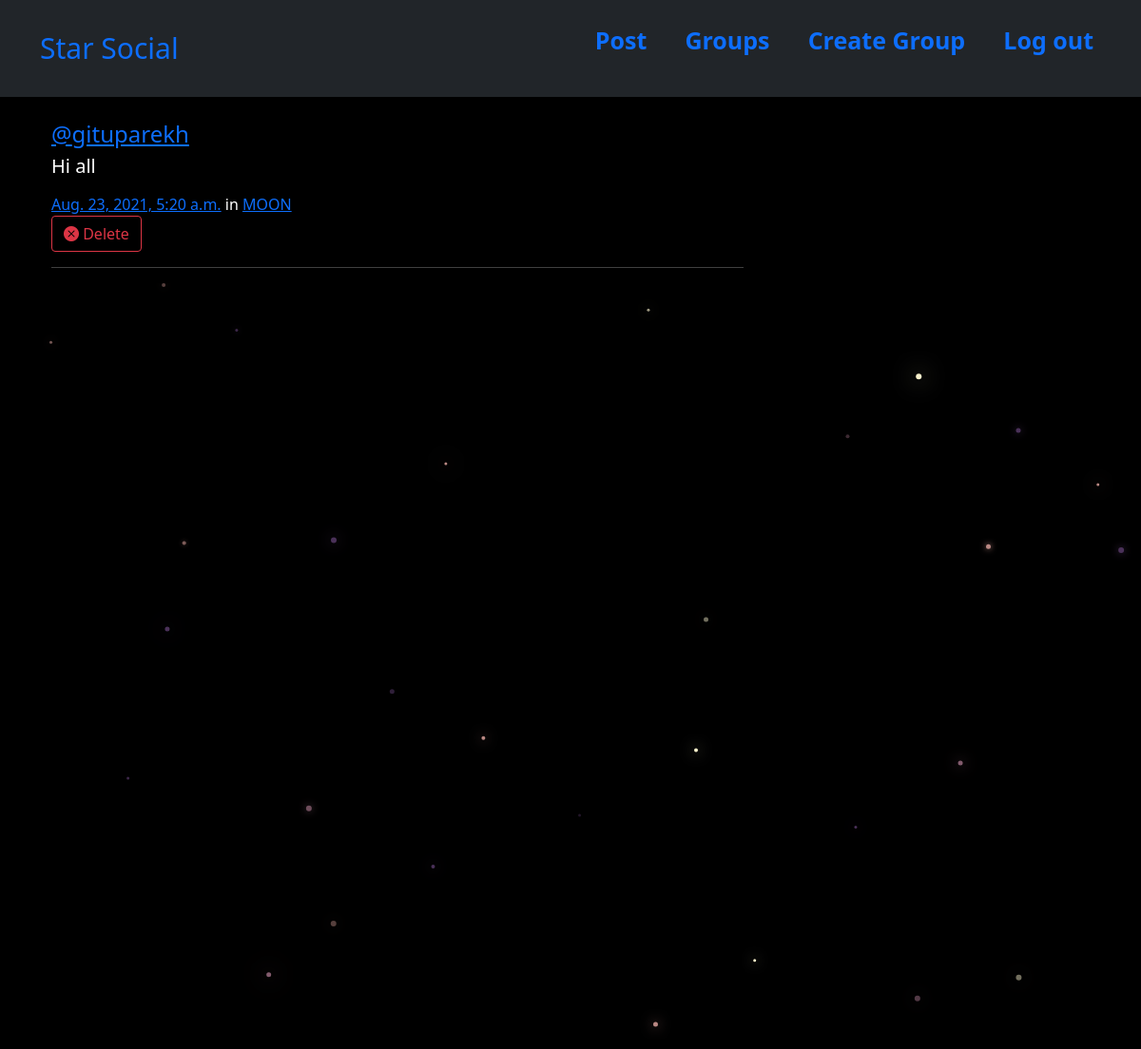
The page /posts/by/gituparekh/2/ (signed in) on the database its author committed.
### posts/models.py (models this page shows, shortened)
class Post(models.Model):
    user=models.ForeignKey(User,related_name='posts',on_delete=models.CASCADE)
    created_at=models.DateTimeField(auto_now=True)
    message=models.TextField()
    message_html=models.TextField(editable=False)
    group=models.ForeignKey(Group,related_name='posts',null=True,blank=True,on_delete=models.CASCADE)
    class Meta:
        ordering=['-created_at']
        unique_together=['user','message']

### groups/models.py (models this page shows, shortened)
class Group(models.Model):
    name=models.CharField(max_length=256,unique=True)
    slug=models.SlugField(allow_unicode=True,unique=True)
    description=models.TextField(blank=True,default='')
    description_html = models.TextField(blank=True, default='',editable=False)
    members=models.ManyToManyField(User,through='GroupMember')
    class Meta:
        ordering=['name']

### posts/views.py (the view)
# urls.py: path("by/<username>/<int:pk>/",views.PostDetail.as_view(),name="single"),
class PostDetail(SelectRelatedMixin, generic.DetailView):
    model = models.Post
    select_related = ("user", "group")
    def get_queryset(self):
        queryset = super().get_queryset()
        return queryset.filter(
            user__username__iexact=self.kwargs.get("username")
        )

### posts/templates/posts/post_detail.html
{% extends "posts/post_base.html" %}
{% block post_content %}
 <div class="col-md-8">
    {% include "posts/_post.html" %}
 </div>
{% endblock %}

### posts/templates/posts/_post.html (shortened to what this page needs)
<div class="media">
    <h4 class="mr-5"><a href="{% url 'posts:for_user' username=post.user.username %}">@{{ post.user.username }}</a></h4>
    <div class="media-body">
        <h5>{{ post.message_html|safe }}</h5>
        <time class="time"><a href="{% url 'posts:single' username=post.user.username pk=post.pk %}">{{ post.created_at }}</a></time>
        {% if post.group %}
        <span class="group-name"> in <a href="#">{{ post.group.name }}</a></span>
        {% endif %}
        <div class="media-footer">
            {% if user.is_authenticated and post.user == user and not hide_delete %}
            <a href="{% url 'posts:delete' pk=post.pk %}" title="delete" class="btn btn-outline-danger">
                <i class="bi bi-x-circle-fill"></i> Delete
            </a>
            {% endif %}
        </div>
        <hr>
    </div>
</div>

### static/starsocial/css/master.css (style rules this page uses)
body { margin: 0; overflow: hidden; background-color: black; color:white; }

### rows shown on the page
Post: user.username "gituparekh", message_html "Hi all", created_at "Aug. 23, 2021, 5:20 a.m.", group.name "MOON"
